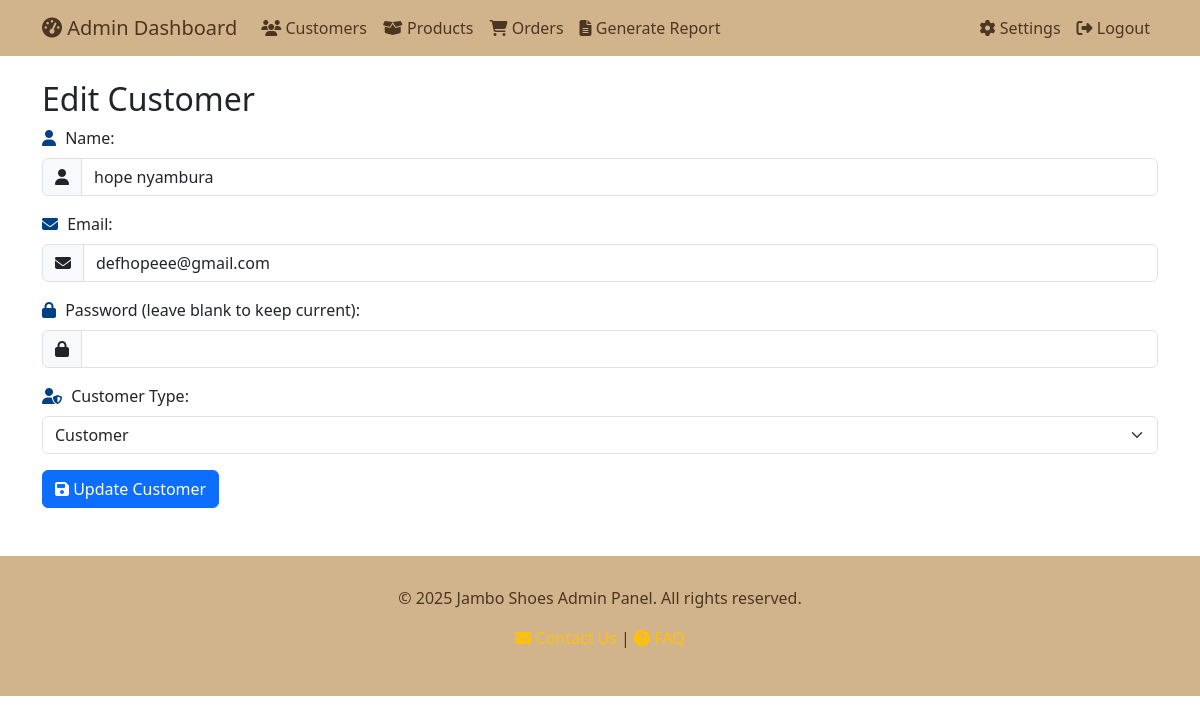
Page /admin_edit_customer.php?id=1 (signed in) on the committed database.
### tables this page shows
CREATE TABLE `customers` (
  `id` int(11) NOT NULL,
  `name` varchar(100) NOT NULL,
  `email` varchar(100) NOT NULL,
  `password` varchar(255) NOT NULL,
  `is_admin` tinyint(1) DEFAULT 0,
  `created_at` timestamp NOT NULL DEFAULT current_timestamp()
);

### admin_edit_customer.php (the view, shortened to what this page needs)
<?php
require_once 'db_connect.php';
$id = $_GET['id'];
$stmt = $conn->prepare("SELECT * FROM customers WHERE id = ?");
$stmt->bind_param("i", $id);
$stmt->execute();
$result = $stmt->get_result();
$customer = $result->fetch_assoc();
?>
<!DOCTYPE html>
<html lang="en">
<head>
  <link href="https://cdn.jsdelivr.net/npm/bootstrap@5.3.0/dist/css/bootstrap.min.css" rel="stylesheet">
  <link rel="stylesheet" href="https://cdnjs.cloudflare.com/ajax/libs/font-awesome/6.4.2/css/all.min.css">
</head>
<body>
  <?php include 'admin_header.php'; ?>
  <div class="container mt-4">
    <h2>Edit Customer</h2>
    <form action="admin_edit_customer.php?id=<?php echo $id; ?>" method="POST">
      <div class="mb-3">
         <label class="form-label"><i class="fas fa-user"></i> Name:</label>
         <div class="input-group">
           <span class="input-group-text"><i class="fas fa-user"></i></span>
           <input type="text" name="name" class="form-control" value="<?php echo htmlspecialchars($customer['name']); ?>" required>
         </div>
      </div>
      <div class="mb-3">
         <label class="form-label"><i class="fas fa-envelope"></i> Email:</label>
         <div class="input-group">
           <span class="input-group-text"><i class="fas fa-envelope"></i></span>
           <input type="email" name="email" class="form-control" value="<?php echo htmlspecialchars($customer['email']); ?>" required>
         </div>
      </div>
      <div class="mb-3">
         <label class="form-label"><i class="fas fa-lock"></i> Password (leave blank to keep current):</label>
         <div class="input-group">
           <span class="input-group-text"><i class="fas fa-lock"></i></span>
           <input type="password" name="password" class="form-control">
         </div>
      </div>
      <div class="mb-3">
         <label class="form-label"><i class="fas fa-user-shield"></i> Customer Type:</label>
         <select name="is_admin" class="form-select" required>
           <option value="0" <?php echo ($customer['is_admin'] == 0) ? 'selected' : ''; ?>>Customer</option>
         </select>
      </div>
      <button type="submit" class="btn btn-primary">
        <i class="fas fa-save"></i> Update Customer
      </button>
    </form>
  </div>
  <?php include 'admin_footer.php'; ?>
</body>
</html>

### admin_edit_customer.php (style rules this page uses)
body { font-family: Arial, sans-serif; background: #f8f9fa; }
.input-group-text { background: #004085; color: #fff; }
.form-label i { margin-right: 5px; color: #004085; }

### rows in the picture
customers: name "hope nyambura", email "defhopeee@gmail.com", is_admin "Customer"
